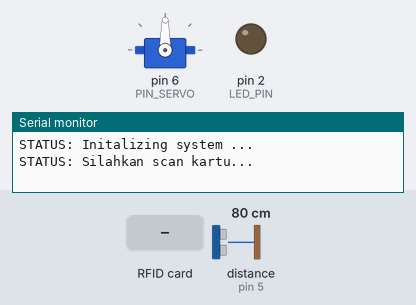
Recording of a sketch running on a simulated Arduino Uno, built with avr-gcc and run on an emulated ATmega328P. Shown: servo, output pins drawn as LEDs (lit = HIGH), the last lines printed to the serial monitor. Wiring (inferred from the names in the program): ultrasonic range finder: trigger pin 3; echo pin 5. The inputs (shaded band) are chosen by the test bench; at power-on: distance to the obstacle (sensor on pin 5) 80 cm. The echo pulse lasts 58.3 µs per cm; pins used as bus, display or sensor lines are not drawn.

Above: at 1.2 s.
1.3 s: RFID card C3 65 00 A8 held to the reader
At 1.52 s:
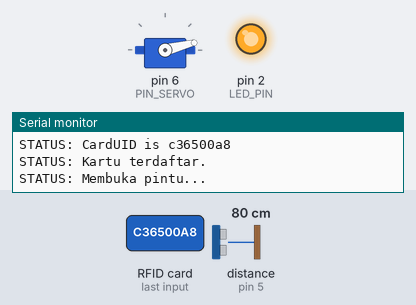
At 3.4 s:
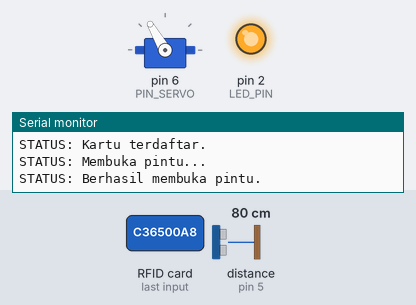
4.0 s: distance to the obstacle (sensor on pin 5) set to 8 cm
5.5 s: distance to the obstacle (sensor on pin 5) set to 5 cm
At 8.1 s:
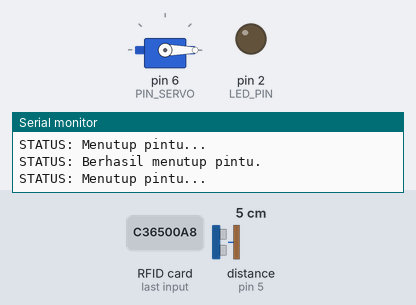
Timing chart, 0 to 9.6 s (numbered marks = the images above; inputs shaded):
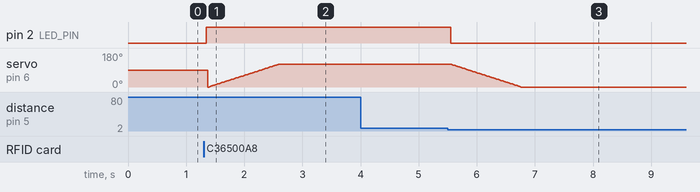

The sketch:

ArduinoRFIDServoUltrasonicLED.ino
```cpp
#include <SPI.h>
#include <MFRC522.h>
#include <Servo.h>

const int SS_PIN = 10;
const int RST_PIN = 9;
const int PIN_SERVO = 6;
const int TRIG_PIN = 3;
const int ECHO_PIN = 5;
const int LED_PIN = 2;

long waktu;
long jarak;

bool pintuKebuka = false;
int pos;

MFRC522 mfrc522(SS_PIN, RST_PIN);
Servo myServo;

String kartuTerdaftar[] = {
  "c36500a8"
};

void setup() {
  Serial.begin(9600);
  Serial.println("STATUS: Initalizing system ...");
  Serial.println("STATUS: Silahkan scan kartu...");
  SPI.begin();
  mfrc522.PCD_Init();
  myServo.attach(PIN_SERVO);
  pinMode(TRIG_PIN, OUTPUT);
  pinMode(ECHO_PIN, INPUT);
  pinMode(LED_PIN, OUTPUT);
}

void loop() {
  digitalWrite(TRIG_PIN, LOW);
  delayMicroseconds(2);
  digitalWrite(TRIG_PIN, HIGH);
  delayMicroseconds(10);
  digitalWrite(TRIG_PIN, LOW);
  waktu = pulseIn(ECHO_PIN, HIGH);
  jarak = (waktu*0.034)/2;
  checkCard(jarak);
  checkTutupPintu(jarak);
}

void checkTutupPintu(long jarak) {

  if (pintuKebuka && jarak > 0 && jarak <= 5) {
    digitalWrite(LED_PIN, LOW);
    Serial.println("STATUS: Menutup pintu...");
    if (pos >= 120) {
      for (pos = 120; pos >= 0; pos--) {
        myServo.write(pos);
        delay(10);
      }
    }
    Serial.println("STATUS: Berhasil menutup pintu.");
  }
}

void bukaPintu(long jarak) {

  if (pintuKebuka){
    digitalWrite(LED_PIN, HIGH);
    Serial.println("STATUS: Membuka pintu...");
      for (pos = 0; pos <= 120; pos++) {
      myServo.write(pos);
      delay(10);
    }
    Serial.println("STATUS: Berhasil membuka pintu.");
  }
}

void checkCard(long jarak) {
  if (mfrc522.PICC_IsNewCardPresent() && mfrc522.PICC_ReadCardSerial()) {
    Serial.println("STATUS: Kartu terdeteksi!");

    String cardUID = "";
    for (byte i = 0; i < mfrc522.uid.size; i++) {
      cardUID += String(mfrc522.uid.uidByte[i] < 0x10 ? "0" : "");
      cardUID += String(mfrc522.uid.uidByte[i], HEX);
    }
    Serial.print("STATUS: CardUID is ");
    Serial.println(cardUID);

    for (int i = 0; i < sizeof(kartuTerdaftar) / sizeof(kartuTerdaftar[0]); i++) {
      if (cardUID == kartuTerdaftar[i]) {
        Serial.println("STATUS: Kartu terdaftar.");
        pintuKebuka = true;
        bukaPintu(jarak);
      }
      else {
        Serial.println("STATUS: Kartu tidak terdaftar pada sistem.");
      }
    }
  }
}
```

Measured:
- the behaviour switches between 7 and 6 cm on distance to the obstacle (sensor on pin 5) (found by bisection; images 2 and 3)
- after the input at 1.3 s, pin 2 (LED_PIN): LOW → HIGH after 0.05 s
- after the input at 4.0 s, every drawn part: stays the same
- after the input at 5.5 s, pin 2 (LED_PIN): HIGH → LOW after 0.05 s; servo on pin 6 (PIN_SERVO): moves from 120° to 0° over 1.2 s, starting after 0.07 s
